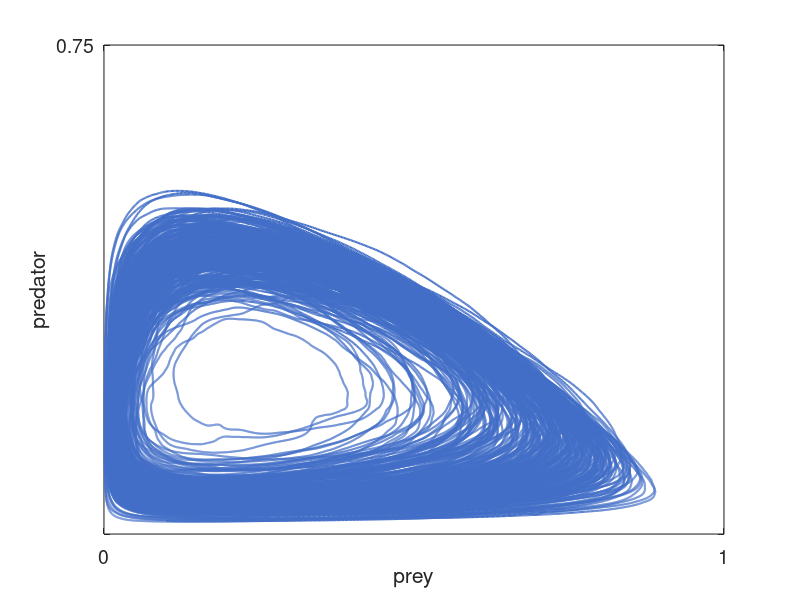

The MATLAB script that drew this image:
% DESCRIPTION: This file provides a script for simulating predator-prey 
%   oscillations using the Rosenzweig-MacArthur equations.
% AUTHOR: Bosi Hou

n = 500000; % number of iterations

% Initializing vectors
x = zeros(n,1);
y = zeros(n,1);
x(1,1) = 0.1;
y(1,1) = 0.02;

% Initializing tensor
data_tensor = zeros(n,2,20);



%testing purpose
T_track = zeros(n,1);
M_track = zeros(n,1);



r_bar = 1; k_bar = 1; a_bar = 2; h_bar = 0.35; b_bar = 0.5; m_bar = 0.35;
% baseline values
% a = 2; b = 0.5; k = 1 will not change


r = 1; k = 1; a = 2; h = 0.35; b = 0.5; m = 0.35;
%initialize parameters
dt = 0.01;
% time step
sqrt_dt = sqrt(dt);




dr = 0;
% noise of r
dh = 0;
% noise of h
gamma = 1;
% speed of adjustment to mean p bar
sigma = 0.1;
% sd of CIR process
% When sd is small, graphs are stable; when sd approaches to 0.3, it gets
% more and more unstable
% In the jpeg graph, we use sigma = 0.10




rng('default');
rng(1);
epsilon = randn(n,3); % epsilon ~ N(0,1)
% seeded random number generator







M = zeros(1,5);
for q = 1:5
    M(1,q) = 0.2 + 0.1 * (q-1);
end





H = k * (a*b - M) ./ (a*b +M);
% upper bound of h; Actual h shall not exceed such value

num_of_m = numel(M);


lb_h = 0.2;
% Suppose h is always greater than 0.2





figure;




x(1,1) = 0.1;
y(1,1) = 0.02;

curr_tensor = zeros(n,2);

curr_tensor(1,1) = x(1,1);
curr_tensor(1,2) = y(1,1);

for i = 2:n
    currx = x(i-1,1); curry = y(i-1,1);

    dr = gamma * (r_bar - r) * dt + sigma * sqrt(r) * epsilon(i,1) * sqrt_dt;
    r = r + dr;
    dh = gamma * (h_bar - h) * dt + sigma * sqrt(h) * epsilon(i,2) * sqrt_dt;
    h = h + dh;
    dm = gamma * (m_bar - m) * dt + sigma * sqrt(m) * epsilon(i,3) * sqrt_dt;
    m = m + dm;


    x(i,1) = (r * currx * (1 - currx/k) - a * currx * curry / (currx + h)) * dt + currx;
    y(i,1) = (a*b*currx*curry / (currx + h) - m*curry)*dt + curry;
    
    curr_tensor(i,1) = x(i,1);
    curr_tensor(i,2) = y(i,1);

    if i < 1000 
        disp(curr_tensor(i,:));
    end

    
end

baseline_tensor = [x, y]; % Use in global environment




plot(x(:,1), y(:,1), 'LineWidth', 1.5); % Make line thicker
set(gca, 'FontSize', 14); % Increase font size for readability
grid on;

% Limit the number of ticks on the axes
set(gca, 'XTick', [0, 1]);
set(gca, 'YTick', [0, 0.75]);
set(gca, 'YLim', [min(get(gca, 'YLim')) 0.75]); % Ensure the Y axis limit includes 1



% Set YTickLabels
set(gca, 'YTickLabel', {'', '0.75'});

% Label axes
xlabel('prey'); % Replace with your actual x-axis label
ylabel('predator'); % Replace with your actual y-axis label

% Change default color of the line
% Here, 'Color' is set to red. Replace '[1 0 0]' with your desired RGB value.
% For example, '[0 0 1]' for blue, '[0 1 0]' for green, etc.

RGB = [0.26, 0.43, 0.78]; % Dark blue-gray

set(findall(gca, 'Type', 'Line'), 'Color', RGB);

% Save the figure
print('MyFigure','-dsvg');
